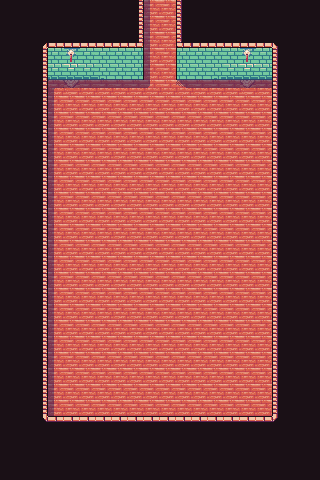

This is a level from a 2D game, rendered from its Tiled map with the project's own tilesets. A one-line summary and the complete map file follow:
An orthogonal 20x30 tile map with 16x16 px tiles, 3 tile layers (prototype, base, shadows).

<map version="1.10" tiledversion="1.10.2" orientation="orthogonal" renderorder="right-down" width="20" height="30" tilewidth="16" tileheight="16" infinite="0" nextlayerid="17" nextobjectid="1">
 <tileset firstgid="1" source="../TangerineTavernPNG_PetricakeGames.tsx" />
 <layer id="1" name="prototype" width="20" height="30">
  <data encoding="csv">
109,109,109,109,109,109,109,109,112,114,114,112,109,109,109,109,109,109,109,109,
109,109,109,109,109,109,109,109,112,114,114,112,109,109,109,109,109,109,109,109,
109,109,109,109,109,109,109,109,112,114,114,112,109,109,109,109,109,109,109,109,
109,109,112,112,115,112,112,112,112,114,114,112,112,112,112,115,112,112,109,109,
109,109,112,112,112,112,112,112,112,114,114,112,112,112,112,112,112,112,109,109,
109,109,112,114,114,114,114,114,114,114,114,114,114,114,114,114,114,112,109,109,
109,109,112,114,114,114,114,114,114,114,114,114,114,114,114,114,114,112,109,109,
109,109,112,114,114,114,114,114,114,114,114,114,114,114,114,114,114,112,109,109,
109,109,112,114,114,114,114,114,114,114,114,114,114,114,114,114,114,112,109,109,
109,109,112,114,114,114,114,114,114,114,114,114,114,114,114,114,114,112,109,109,
109,109,112,114,114,114,114,114,114,114,114,114,114,114,114,114,114,112,109,109,
109,109,112,114,114,114,114,114,114,114,114,114,114,114,114,114,114,112,109,109,
109,109,112,114,114,114,114,114,114,114,114,114,114,114,114,114,114,112,109,109,
109,109,112,114,114,114,114,114,114,114,114,114,114,114,114,114,114,112,109,109,
109,109,112,114,114,114,114,114,114,114,114,114,114,114,114,114,114,112,109,109,
109,109,112,114,114,114,114,114,114,114,114,114,114,114,114,114,114,112,109,109,
109,109,112,114,114,114,114,114,114,114,114,114,114,114,114,114,114,112,109,109,
109,109,112,114,114,114,114,114,114,114,114,114,114,114,114,114,114,112,109,109,
109,109,112,114,114,114,114,114,114,114,114,114,114,114,114,114,114,112,109,109,
109,109,112,114,114,114,114,114,114,114,114,114,114,114,114,114,114,112,109,109,
109,109,112,114,114,114,114,114,114,114,114,114,114,114,114,114,114,112,109,109,
109,109,112,114,114,114,114,114,114,114,114,114,114,114,114,114,114,112,109,109,
109,109,112,114,114,114,114,114,114,114,114,114,114,114,114,114,114,112,109,109,
109,109,112,114,114,114,114,114,114,114,114,114,114,114,114,114,114,112,109,109,
109,109,112,114,114,114,114,114,114,114,114,114,114,114,114,114,114,112,109,109,
109,109,112,114,114,114,114,114,114,114,114,114,114,114,114,114,114,112,109,109,
109,109,112,112,112,112,112,112,112,112,112,112,112,112,112,112,112,112,109,109,
109,109,109,109,109,109,109,109,109,109,109,109,109,109,109,109,109,109,109,109,
109,109,109,109,109,109,109,109,109,109,109,109,109,109,109,109,109,109,109,109,
109,109,109,109,109,109,109,109,109,109,109,109,109,109,109,109,109,109,109,109
</data>
 </layer>
 <layer id="15" name="base" width="20" height="30">
  <data encoding="csv">
33,33,33,33,33,33,33,33,19,23,23,22,33,33,33,33,33,33,33,33,
33,33,33,33,33,33,33,33,19,23,23,22,33,33,33,33,33,33,33,33,
33,33,1,5,5,5,5,5,42,23,23,44,5,5,5,5,5,4,33,33,
33,33,19,26,117,26,26,26,125,23,23,124,26,26,26,117,26,22,33,33,
33,33,19,27,8,27,116,119,111,23,23,110,119,118,27,8,27,22,33,33,
33,33,19,23,25,23,23,23,23,23,23,23,23,23,23,25,23,22,33,33,
33,33,19,23,23,23,23,23,23,23,23,23,23,23,23,23,23,22,33,33,
33,33,19,23,23,23,23,23,23,23,23,23,23,23,23,23,23,22,33,33,
33,33,19,23,23,23,23,23,23,23,23,23,23,23,23,23,23,22,33,33,
33,33,19,23,23,23,23,23,23,23,23,23,23,23,23,23,23,22,33,33,
33,33,19,23,23,23,23,23,23,23,23,23,23,23,23,23,23,22,33,33,
33,33,19,23,23,23,23,23,23,23,23,23,23,23,23,23,23,22,33,33,
33,33,19,23,23,23,23,23,23,23,23,23,23,23,23,23,23,22,33,33,
33,33,19,23,23,23,23,23,23,23,23,23,23,23,23,23,23,22,33,33,
33,33,19,23,23,23,23,23,23,23,23,23,23,23,23,23,23,22,33,33,
33,33,19,23,23,23,23,23,23,23,23,23,23,23,23,23,23,22,33,33,
33,33,19,23,23,23,23,23,23,23,23,23,23,23,23,23,23,22,33,33,
33,33,19,23,23,23,23,23,23,23,23,23,23,23,23,23,23,22,33,33,
33,33,19,23,23,23,23,23,23,23,23,23,23,23,23,23,23,22,33,33,
33,33,19,23,23,23,23,23,23,23,23,23,23,23,23,23,23,22,33,33,
33,33,19,23,23,23,23,23,23,23,23,23,23,23,23,23,23,22,33,33,
33,33,19,23,23,23,23,23,23,23,23,23,23,23,23,23,23,22,33,33,
33,33,19,23,23,23,23,23,23,23,23,23,23,23,23,23,23,22,33,33,
33,33,19,23,23,23,23,23,23,23,23,23,23,23,23,23,23,22,33,33,
33,33,19,23,23,23,23,23,23,23,23,23,23,23,23,23,23,22,33,33,
33,33,19,23,23,23,23,23,23,23,23,23,23,23,23,23,23,22,33,33,
33,33,55,6,6,6,6,6,6,6,6,6,6,6,6,6,6,58,33,33,
33,33,33,33,33,33,33,33,33,33,33,33,33,33,33,33,33,33,33,33,
33,33,33,33,33,33,33,33,33,33,33,33,33,33,33,33,33,33,33,33,
33,33,33,33,33,33,33,33,33,33,33,33,33,33,33,33,33,33,33,33
</data>
 </layer>
 <layer id="16" name="shadows" width="20" height="30">
  <data encoding="csv">
0,0,0,0,0,0,0,0,0,61,0,0,0,0,0,0,0,0,0,0,
0,0,0,0,0,0,0,0,0,61,0,0,0,0,0,0,0,0,0,0,
0,0,0,0,0,0,0,0,0,61,0,0,0,0,0,0,0,0,0,0,
0,0,0,0,0,0,0,0,0,61,0,0,0,0,0,0,0,0,0,0,
0,0,0,0,0,0,0,0,0,61,0,0,0,0,0,0,0,0,0,0,
0,0,0,43,78,78,78,78,78,79,0,77,78,78,78,78,78,0,0,0,
0,0,0,61,0,0,0,0,0,0,0,0,0,0,0,0,0,0,0,0,
0,0,0,61,0,0,0,0,0,0,0,0,0,0,0,0,0,0,0,0,
0,0,0,61,0,0,0,0,0,0,0,0,0,0,0,0,0,0,0,0,
0,0,0,61,0,0,0,0,0,0,0,0,0,0,0,0,0,0,0,0,
0,0,0,61,0,0,0,0,0,0,0,0,0,0,0,0,0,0,0,0,
0,0,0,61,0,0,0,0,0,0,0,0,0,0,0,0,0,0,0,0,
0,0,0,61,0,0,0,0,0,0,0,0,0,0,0,0,0,0,0,0,
0,0,0,61,0,0,0,0,0,0,0,0,0,0,0,0,0,0,0,0,
0,0,0,61,0,0,0,0,0,0,0,0,0,0,0,0,0,0,0,0,
0,0,0,61,0,0,0,0,0,0,0,0,0,0,0,0,0,0,0,0,
0,0,0,61,0,0,0,0,0,0,0,0,0,0,0,0,0,0,0,0,
0,0,0,61,0,0,0,0,0,0,0,0,0,0,0,0,0,0,0,0,
0,0,0,61,0,0,0,0,0,0,0,0,0,0,0,0,0,0,0,0,
0,0,0,61,0,0,0,0,0,0,0,0,0,0,0,0,0,0,0,0,
0,0,0,61,0,0,0,0,0,0,0,0,0,0,0,0,0,0,0,0,
0,0,0,61,0,0,0,0,0,0,0,0,0,0,0,0,0,0,0,0,
0,0,0,61,0,0,0,0,0,0,0,0,0,0,0,0,0,0,0,0,
0,0,0,61,0,0,0,0,0,0,0,0,0,0,0,0,0,0,0,0,
0,0,0,61,0,0,0,0,0,0,0,0,0,0,0,0,0,0,0,0,
0,0,0,61,0,0,0,0,0,0,0,0,0,0,0,0,0,0,0,0,
0,0,0,0,0,0,0,0,0,0,0,0,0,0,0,0,0,0,0,0,
0,0,0,0,0,0,0,0,0,0,0,0,0,0,0,0,0,0,0,0,
0,0,0,0,0,0,0,0,0,0,0,0,0,0,0,0,0,0,0,0,
0,0,0,0,0,0,0,0,0,0,0,0,0,0,0,0,0,0,0,0
</data>
 </layer>
</map>
